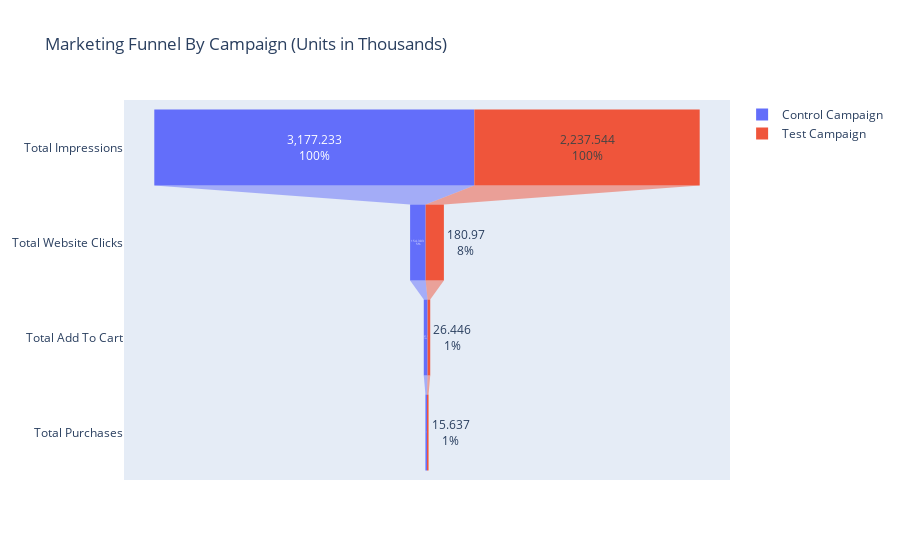

Notebook source saved alongside this figure:
### Code cell
metrics = [
    metric.title().replace("_", " ") for metric in funnel_data["metric"].to_list()
]

fig = go.Figure()

fig.update_layout(title_text="Marketing Funnel By Campaign (Units in Thousands)")

fig.add_trace(
    go.Funnel(
        name="Control Campaign",
        y=metrics,
        x=funnel_data["Control Campaign"].to_list(),
        textinfo="value+percent initial",
    )
)

fig.add_trace(
    go.Funnel(
        name="Test Campaign",
        y=metrics,
        x=funnel_data["Test Campaign"].to_list(),
        textinfo="value+percent initial",
    )
)

fig.show();

### Figure 1 — Plotly figure (JSON) as saved in the notebook; plotly's stock layout.template omitted (floating-point values rounded to 4 significant figures)
{"data": [{"name": "Control Campaign", "textinfo": "value+percent initial", "type": "funnel", "x": [3177.0, 154.3, 37.7, 15.16], "y": ["Total Impressions", "Total Website Clicks", "Total Add To Cart", "Total Purchases"]}, {"name": "Test Campaign", "textinfo": "value+percent initial", "type": "funnel", "x": [2238.0, 181.0, 26.45, 15.64], "y": ["Total Impressions", "Total Website Clicks", "Total Add To Cart", "Total Purchases"]}], "layout": {"title": {"text": "Marketing Funnel By Campaign (Units in Thousands)"}}}
